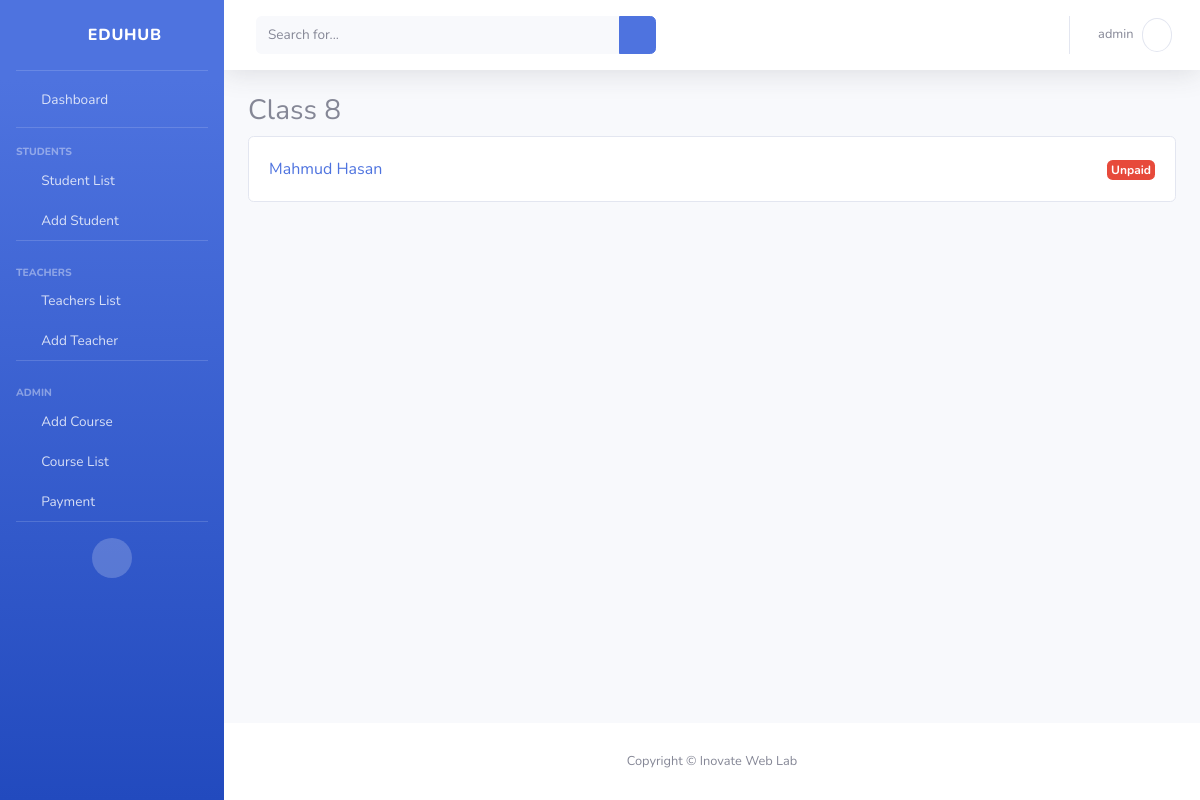
The app's page /course-details/5 (signed in) with its own data.
### main/models.py (models this page shows, shortened)
class Course(models.Model):
    FEE_TYPES = (
        ('one-time', 'One-time'),
        ('monthly', 'Monthly'),
    )
    course_name = models.CharField(max_length=100, null=True, blank=True)
    desc = models.TextField(null=True, blank=True, default='N/A')
    fee_type = models.CharField(max_length=20, choices=FEE_TYPES)
    fee = models.IntegerField(null=True, blank=True)
    first_roll = models.IntegerField(default=1)

class Student(models.Model):
    GENDERS = (
        ('male', "Male"),
        ('female', 'Female'),
        ('custom', 'Custom'),
    )
    STATUS = (
        ('running', 'Running'),
        ('finished', 'Finished')
    )
    student_id = models.IntegerField(unique=True, null=True, blank=True)
    student_photo = models.ImageField(upload_to='student_photos/', null=True, blank=True)
    student_name = models.CharField(max_length=40, null=True, blank=True)
    date_of_birth = models.DateField(blank=True, null=True, default='N/A')
    gender = models.CharField(max_length=20,choices=GENDERS, null=True, blank=True, default='N/A')
    religion = models.CharField(max_length=20, null=True, blank=True, default='N/A')
    contact_number = models.CharField(max_length=20, null=True, blank=True, default='N/A')
    father_name = models.CharField(max_length=20, null=True, blank=True, default='N/A')
    mother_name = models.CharField(max_length=20, null=True, blank=True, default='N/A')
    home_number = models.CharField(max_length=20, null=True, blank=True, default='N/A')
    address = models.CharField(max_length=20, null=True, blank=True, default='N/A')
    course = models.ForeignKey(Course, on_delete=models.CASCADE, default=0)
    status = models.CharField(max_length=15, choices=STATUS, default="N/A")
    def get_status(self):
        temp = True
        for i in self.monthlyfee_set.all():
            if i.status == False:
                temp = False
        return temp

### EduHub/views.py (the view)
# urls.py: path('course-details/<int:id>', views.course_details, name='course-details'),
def course_details(request, id):
    course = Course.objects.get(id=id)
    students = course.student_set.all()
    context = {
        'course': course,
        'students': students
    }
    return render(request, 'course_details.html', context)

### templates/course_details.html
{% extends 'base.html' %}
{% load static %}
{% block body %}
<h1 class="h3">
    {{course.course_name}}
</h1>
{% if students %}
{% for student in students %}
<a href="{% url 'single-student' student.id %}">
    <div class="card">
        <div class="card-body">
            <div class="row">
                <div class="col-6">{{student.student_name}}</div>
                <div class="col-6 text-right">
                    {% if student.course.fee_type == "one-time" %}
                    {% if student.onetimefee.status == True %}
                    <div class="badge badge-success p-1">Paid</div>
                    {% else %}
                    <div class="badge badge-danger p-1">Unpaid</div>
                    {% endif %}
                    {% else %}
                    {% with status=student.get_status %}
                    {% if status %}<div class="badge badge-success p-1">Paid</div>
                    {% else %}
                    <div class="badge badge-danger p-1">Unpaid</div>
                    {% endif %}
                    {% endwith %}
                    {% endif %}
                </div>
            </div>
        </div>
    </div>
</a>
{% endfor %}
{% else %}
<div class="card">
    <div class="card-body">
        No students found
    </div>
</div>
{% endif %}
{% endblock %}

### templates/base.html (shortened to what this page needs)
{% load static %}
<!DOCTYPE html>
<html lang="en">
<head>
    <link href="{% static 'vendor/fontawesome-free/css/all.min.css' %}" rel="stylesheet" type="text/css">
    <link href="{% static 'css/bootstrap.min.css' %}" rel="stylesheet">
</head>
<body id="page-top">
    <div id="wrapper">
        <ul class="navbar-nav bg-gradient-primary sidebar sidebar-dark accordion" id="accordionSidebar">
            <a class="sidebar-brand d-flex align-items-center justify-content-center" href="{% url 'index' %}">
                <div class="sidebar-brand-icon rotate-n-15">
                    <i class="fas fa-laugh-wink"></i>
                </div>
                <div class="sidebar-brand-text mx-3">EduHub</div>
            </a>
            <hr class="sidebar-divider my-0">
            <li class="nav-item">
                <a class="nav-link" href="{% url 'index' %}">
                    <i class="fas fa-fw fa-tachometer-alt"></i>
                    <span>Dashboard</span></a>
            </li>
            <hr class="sidebar-divider">
            <div class="sidebar-heading">
                Students
            </div>
            <li class="nav-item">
                <a class="nav-link py-2" href="{% url 'student-list' %}">
                    <i class="fas fa-fw fa-users"></i>
                    <span>Student List</span></a>
            </li>
            <li class="nav-item">
                <a class="nav-link py-2" href="{% url 'add-student' %}">
                    <i class="fas fa-fw fa-user-plus"></i>
                    <span>Add Student</span></a>
            </li>
            <hr class="sidebar-divider">
            <div class="sidebar-heading pt-2">
                Teachers
            </div>
            <li class="nav-item">
                <a class="nav-link py-2" href="{% url 'teacher-list' %}">
                    <i class="fas fa-fw fa-user-tie"></i>
                    <span>Teachers List</span></a>
            </li>
            <li class="nav-item">
                <a class="nav-link py-2" href="{% url 'add-teacher' %}">
                    <i class="fas fa-fw fa-user-tie"></i>
                    <span>Add Teacher</span></a>
            </li>
            <hr class="sidebar-divider">
            <div class="sidebar-heading pt-2">
                Admin
            </div>
            <li class="nav-item">
                <a class="nav-link py-2" href="{% url 'add-course' %}">
                    <i class="fas fa-fw fa-graduation-cap"></i>
                    <span>Add Course</span></a>
            </li>
            <li class="nav-item">
                <a class="nav-link py-2" href="{% url 'course-list' %}">
                    <i class="fas fa-fw fa-graduation-cap"></i>
                    <span>Course List</span></a>
            </li>
            <li class="nav-item">
                <a class="nav-link py-2" href="#" data-bs-toggle="modal" data-bs-target="#exampleModal">
                    <i class="fas fa-fw fa-chart-area"></i>
                    <span>Payment</span></a>
            </li>
            <hr class="sidebar-divider d-none d-md-block">
            <div class="text-center d-none d-md-inline">
                <button class="rounded-circle border-0" id="sidebarToggle"></button>
            </div>
        </ul>
        <div id="content-wrapper" class="d-flex flex-column">
            <div id="content">
                <nav class="navbar navbar-expand navbar-light bg-white topbar mb-4 static-top shadow">
                    <form
                        class="d-none d-sm-inline-block form-inline mr-auto ml-md-3 my-2 my-md-0 mw-100 navbar-search">
                        <div class="input-group">
                            <input type="text" class="form-control bg-light border-0 small" placeholder="Search for..."
                                aria-label="Search" aria-describedby="basic-addon2">
                            <div class="input-group-append">
                                <button class="btn btn-primary" type="button">
                                    <i class="fas fa-search fa-sm"></i>
                                </button>
                            </div>
                        </div>
                    </form>
                    <ul class="navbar-nav ml-auto">
                        <li class="nav-item dropdown no-arrow">
                            <a class="nav-link dropdown-toggle" href="#" id="userDropdown" role="button"
                                data-toggle="dropdown" aria-haspopup="true" aria-expanded="false">
                                <span class="mr-2 d-none d-lg-inline text-gray-600 small">{{user.username}}</span>
                                <i class="fa fa-user rounded-circle border p-2"></i>
                            </a>
                        </li>
                    </ul>
                </nav>
                <div class="container-fluid">
                    {% block body %}
                    {% endblock %}
                </div>
            </div>
            <footer class="sticky-footer bg-white">
                <div class="container my-auto">
                    <div class="copyright text-center my-auto">
                        <span>Copyright &copy; Inovate Web Lab</span>
                    </div>
                </div>
            </footer>
        </div>
    </div>
</body>
</html>

### records on screen
Course: course_name "Class 8"
Student: student_name "Mahmud Hasan", shows "Unpaid"

### other values on screen
{{ user.username }} "admin"
